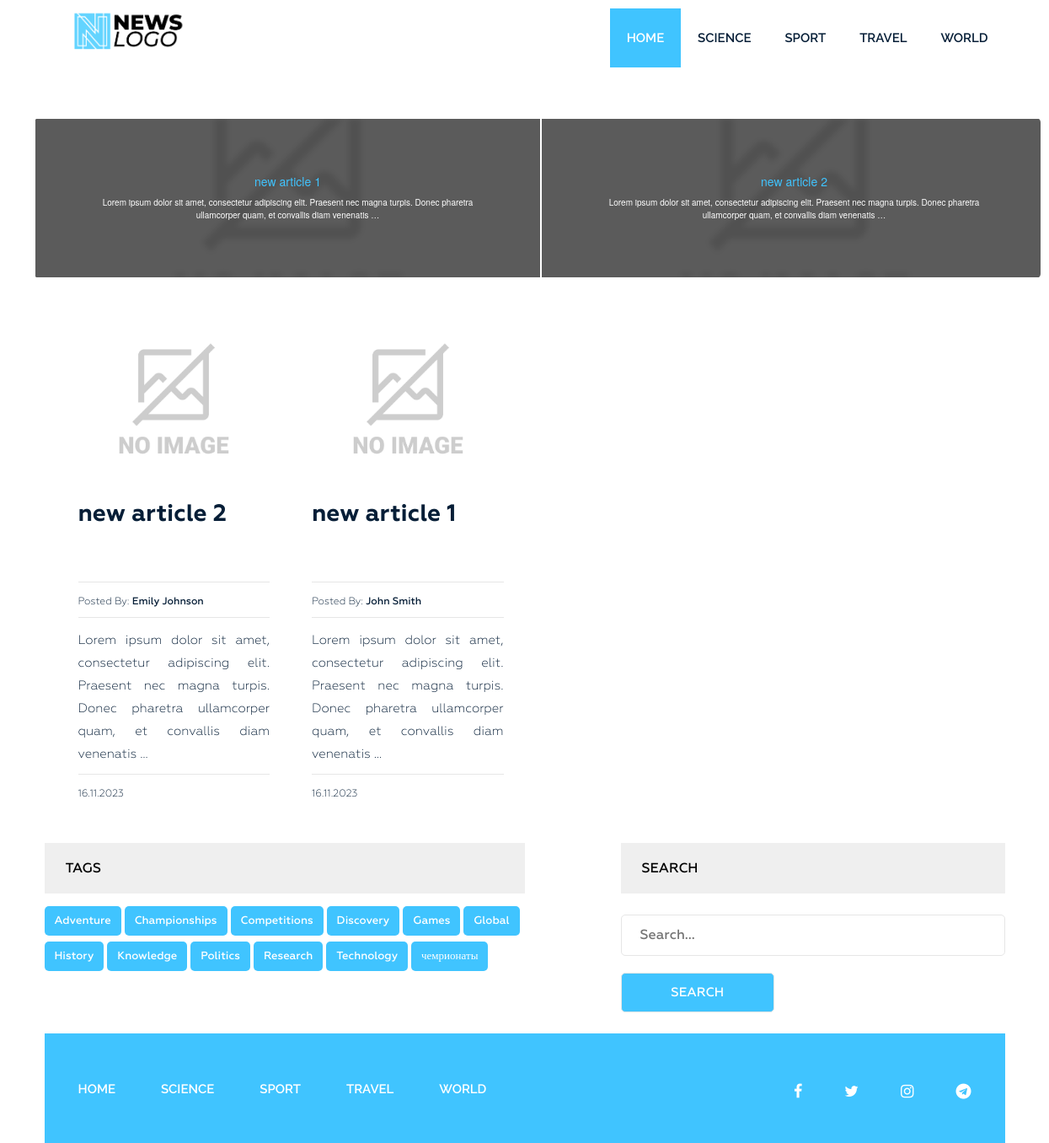
The page / on the database its author committed.
### news/models.py (models this page shows, shortened)
class Category(models.Model):
    title = models.CharField(max_length=255)
    slug = models.SlugField(max_length=255, verbose_name='Category_url', unique=True)
    def get_absolute_url(self):
        return reverse('category', kwargs={"slug": self.slug})
    class Meta:
        verbose_name = 'Category(s)'
        verbose_name_plural = 'Categories'
        ordering = ['title']

class Post(models.Model):
    title = models.CharField(max_length=255, verbose_name='Name')
    slug = models.SlugField(max_length=255, unique=True, verbose_name='Link')
    author = models.CharField(max_length=100, verbose_name='Author')
    content = models.TextField(blank=True, verbose_name='Content')
    created_at = models.DateTimeField(auto_now_add=True, verbose_name='Published')
    photo = models.ImageField(upload_to='photos/%Y/%m/%d/', blank=True, verbose_name='Photo')
    views = models.IntegerField(default=0, verbose_name='Number of views')
    category = models.ForeignKey(Category, on_delete=models.PROTECT, related_name='posts', verbose_name='Category')
    tags = models.ManyToManyField(Tag, blank=True, related_name='posts', verbose_name='Tag')
    is_published = models.BooleanField(default=True)
    def get_absolute_url(self):
        return reverse('post', kwargs={"slug": self.slug})
    class Meta:
        verbose_name = 'Article(s)'
        verbose_name_plural = 'Articles'
        ordering = ['-created_at']

class Tag(models.Model):
    title = models.CharField(max_length=50)
    slug = models.SlugField(max_length=50, verbose_name='Slug_url', unique=True)
    def get_absolute_url(self):
        return reverse('tag', kwargs={"slug": self.slug})
    class Meta:
        verbose_name = 'Tag'
        verbose_name_plural = 'Tags'
        ordering = ['title']

### news/views.py (the view)
# urls.py: path('', Home.as_view(), name='home'),
class Home(ListView):
    model = Post
    template_name = 'news/index.html'
    context_object_name = 'posts'
    paginate_by = 8
    def get_queryset(self):
        return Post.objects.order_by('-created_at')
    def get_context_data(self, *, object_list=None, **kwargs):
        context = super().get_context_data(**kwargs)
        pinned_post = Post.objects.latest('created_at')
        pinned_post.views = F('views') + 1
        pinned_post.save()
        pinned_post.refresh_from_db()
        context['pinned_post'] = pinned_post
        context['title'] = 'News App'
        categories = Category.objects.all()
        latest_posts_by_category = {}
        for category in categories:
            latest_posts_by_category[category.slug] = Post.objects.filter(category=category)[:2]
        context['latest_posts_by_category'] = latest_posts_by_category
        return context

### news/templatetags/menu.py (called while the page is built)
@register.inclusion_tag('news/menu_tpl.html')
def show_menu(menu_class='menu'):
    categories = Category.objects.all()
    return {"categories": categories, "menu_class": menu_class}

### news/templatetags/sidebar.py (called while the page is built)
@register.inclusion_tag('news/tags_tpl.html')
def get_tags():
    tags = Tag.objects.all()
    return {"tags": tags}

### news/templates/news/index.html (shortened to what this page needs)
{% extends 'base.html' %}
{% load static %}
{% load sidebar %}
{% block content %}
    <section class="slider-area">
        <div class="container">
            <div class="row">
                <div class="col-md-12">
                    <div class="infinite-carousel">
                        <div id="carousel" class="carousel-wrapper">
                          <div class="carousel-items">
                            {% for category, posts in latest_posts_by_category.items %}
                                {% for post in posts %}
                                    <div class="carousel-block">
                                        {% if post.photo %}
                                        <img src="{{ post.photo.url }}" alt="{{ post.title }}">
                                        {% else %}
                                        <img src="{% static 'img/no-image.jpeg'%}" alt="{{ post.title }}" width="300">
                                        {% endif %}
                                        <div class="overlay">
                                            <div class="overlay-content">
                                                <a href="{{ post.get_absolute_url }}">
                                                    <h4>{{ post.title|truncatewords_html:5|safe }}</h4>
                                                    <p>{{ post.content|truncatewords_html:20|safe }}</p>
                                                </a>
                                            </div>
                                        </div>
                                    </div>
                                {% endfor %}
                            {% endfor %}
                        </div>
                    </div>
                </div>
            </div>
        </div>
    </section>
<section class="blog-post-area">
    <div class="container">
        <div class="row">
            <div class="blog-post-area-style">
                {% for post in posts %}
                    <div class="col-md-3">
                        <div class="single-post">
                            <div class="main-img">
                                {% if post.photo %}
                                <img src="{{ post.photo.url }}" alt="{{ post.title }}">
                                {% else %}
                                <img src="{% static 'img/no-image.jpeg'%}" alt="{{ post.title }}" height="201" width="300">
                                {% endif %}
                            </div>
                            <h3><a href="{{ post.get_absolute_url }}">{{ post.title|truncatewords_html:7|safe }}</a></h3>
                            <h4><span>Posted By: <span class="author-name">{{ post.author }}</span></span></h4>
                            <a href="{{ post.get_absolute_url }}"><p>{{ post.content|truncatewords_html:20|safe }}</p></a>
                            <h4><span>{{ post.created_at|date:"d.m.Y" }}</span></h4>
                        </div>
                    </div>
                {% endfor %}
            </div>
        </div>
        <section class="main-nav single-blog-area">
            <div class="right-tags">
                {% get_tags %}
            </div>
            <div class="left-search newsletter">
                <h2 class="sidebar-title main-tl">Search</h2>
                <form action="{% url 'search' %}" method="get">
                    <input type="text" name="s" id="" placeholder="Search...">
                    <input type="submit" value="Search">
                </form>
            </div>
        </section>
    </div>
</section>
{% endblock %}

### templates/base.html (shortened to what this page needs)
{% load static %}
{% load cache %}
<!DOCTYPE html>
<html lang="en">
<head>
    <link rel="stylesheet" href="{% static 'css/bootstrap.css' %}">
    <link rel="stylesheet" href="{% static 'css/font-awesome.min.css' %}">
    <link rel="stylesheet" href="{% static 'style.css' %}">
    <link rel="stylesheet" href="{% static 'responsive.css' %}">
    <link rel="stylesheet" href="{% static 'slider.css' %}">
</head>
<body>
    <div class="wrapper">
        {% cache 20 header %}
        {% include 'inc/_header.html' %}
        {% endcache %}
        {% block content %} {% endblock %}
        {% cache 20 footer %}
        {% include 'inc/_footer.html' %}
        {% endcache %}
    </div>
</body>
</html>

### templates/inc/_header.html
{% load static %}
{% load menu %}
<header class="header">
    <div class="container">
        <div class="row">
            <div class="col-md-2">
                <div class="logo">
                    <a href="{% url 'home' %}"><img src="{% static 'img/logo.png'%}" alt="News"></a>
                </div>
            </div>
            <div class="col-md-10">
                {% show_menu %}
            </div>
        </div>
    </div>
</header>

### news/templates/news/tags_tpl.html
<div class="tags">
    <h2 class="sidebar-title main-tl">Tags</h2>
    {% for tag in tags %}
    <p><a href="{{ tag.get_absolute_url }}">{{ tag.title }}</a></p>
    {% endfor %}
</div>

### templates/inc/_footer.html
{% load menu %}
<footer class="footer">
    <div class="container">
        <div class="row">
            <div class="col-md-12">
                <div class="footer-bg">
                    <div class="row">
                        <div class="col-md-9">
                            {% show_menu 'footer-menu' %}
                        </div>
                        <div class="col-md-3">
                            <div class="footer-icon">
                                <p><a href="#"><i class="fa fa-facebook" aria-hidden="true"></i></a><a href="#"><i class="fa fa-twitter" aria-hidden="true"></i></a><a href="#"><i class="fa fa-instagram" aria-hidden="true"></i></a><a href="#"><i class="fa fa-telegram" aria-hidden="true"></i></a></p>
                            </div>
                        </div>
                    </div>
                </div>
            </div>
        </div>
    </div>
</footer>

### news_app/static/slider.css (style rules this page uses)
.infinite-carousel { left: -24px; position: relative; width: calc(100% + 54px); height: 190px; overflow: hidden; display: block; border-radius: 5px; }
.carousel-block { float: left; flex-shrink: 0; position: relative; padding: 0px 1px; height: 190px; overflow: hidden; display: flex; align-items: center; justify-content: center; border: 1px solid white; }
.carousel-block img { filter: blur(3px); height: 100% !important; width: 100% !important; object-fit: cover !important; object-position: center !important; }
p { position: relative; font-size: 24px; text-align: center; display: block; align-items: center; vertical-align: center; }
.carousel-wrapper { overflow: hidden; position: relative; left: 50%; transform: translateX(-50%); }
.carousel-items { width: 10000px; position: relative; display: flex; overflow-x: auto; -webkit-overflow-scrolling: touch; }
.overlay { position: absolute; top: 0; right: 0; width: 100%; height: 100%; background-color: rgba(50, 51, 51, 80%); }
.overlay-content { height: 100%; padding: 10px; display: flex; align-content: center; flex-wrap: wrap; justify-content: center; outline: 2px solid white; }
.overlay-content a { display: flex; flex-wrap: wrap; justify-content: center; align-items: center; }
.overlay-content p, a { color: #ffffff; }
.overlay-content h4 { font-size: 14px; color: #40c4ff; }
.overlay-content p { font-size: 10px; }
.overlay-content a { position: relative; top: 0; left: 0; width: 80%; height: 100%; text-decoration: none; display: flex; align-content: center; }
.slider-area { margin: 50px 50px 0px; }

### rows shown on the page
Category: title "SCIENCE"
Category: title "SPORT"
Category: title "TRAVEL"
Category: title "WORLD"
Post: title "new article 1", content "Lorem ipsum dolor sit amet, consectetur adipiscing elit. Praesent nec magna turpis. Donec pharetra ullamcorper quam, et convallis diam venenatis …", author "John Smith", created_at "16.11.2023"
Post: title "new article 2", content "Lorem ipsum dolor sit amet, consectetur adipiscing elit. Praesent nec magna turpis. Donec pharetra ullamcorper quam, et convallis diam venenatis …", author "Emily Johnson", created_at "16.11.2023"
Tag: title "Adventure"
Tag: title "Championships"
Tag: title "Competitions"
Tag: title "Discovery"
Tag: title "Games"
Tag: title "Global"
Tag: title "History"
Tag: title "Knowledge"
Tag: title "Politics"
Tag: title "Research"
Tag: title "Technology"
Tag: title "чемрионаты"
